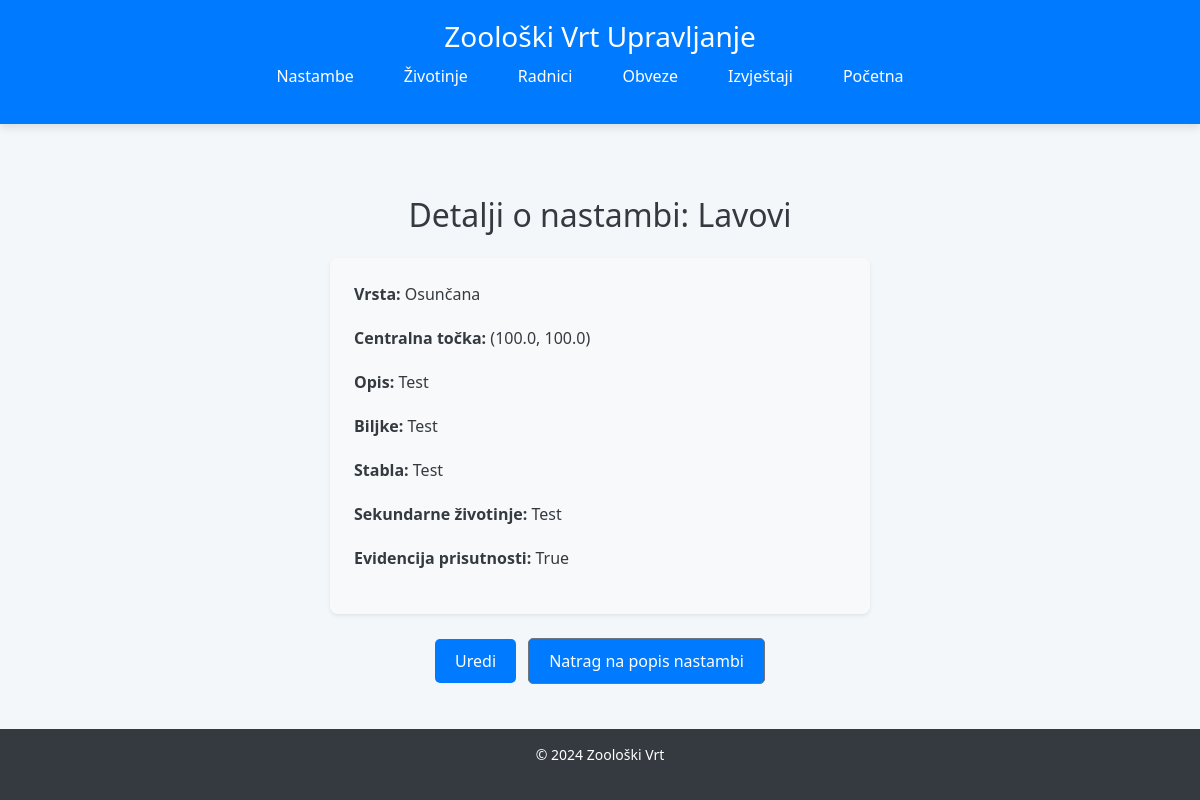
Page /zooloski/nastambe/3/ on the committed database.
### Zooloski/models.py (models this page shows, shortened)
class Nastamba(models.Model):
    class Meta:
        verbose_name = "Nastamba"
        verbose_name_plural = "Nastambe"
    BROJ_CHOICES = [
        ('Mračna', 'Mračna'),
        ('Grijana', 'Grijana'),
        ('Osunčana', 'Osunčana'),
    ]
    id = models.AutoField(primary_key=True)
    vrsta = models.CharField(max_length=50, choices=BROJ_CHOICES)
    ime = models.CharField(max_length=100, blank=True, null=True)  # Opcionalno
    centralna_tocka_lat = models.FloatField()  # Latitude kao decimalna vrijednost
    centralna_tocka_lng = models.FloatField()  # Longitude kao decimalna vrijednost
    opis = models.TextField(blank=True, null=True)  # Možeš koristiti opisni tekst umjesto geometrije
    biljke = models.TextField(blank=True, null=True)
    stabla = models.TextField(blank=True, null=True)
    sekundarne_zivotinje = models.TextField(blank=True, null=True)
    evidencija_prisutnosti = models.BooleanField(default=False)  # Prisutnost slučajno/namjerno
    je_aktivna = models.BooleanField(default=True)

### Zooloski/views.py (the view)
# urls.py: path('nastambe/<int:id>/', views.nastamba_detail, name='nastamba_detail'),  # Detaljan prikaz nastambe
def nastamba_detail(request, id):
    nastamba = get_object_or_404(Nastamba, id=id, je_aktivna=True)
    return render(request, 'nastamba_detail.html', {'nastamba': nastamba})

### Zooloski/templates/nastamba_detail.html (shortened to what this page needs)
{% extends 'base.html' %}
{% block content %}
<div class="container mt-5">
    <h2 class="text-center mb-4">Detalji o nastambi: {{ nastamba.ime }}</h2>
    <div class="card p-4 shadow-sm">
        <p><strong>Vrsta:</strong> {{ nastamba.vrsta }}</p>
        <p><strong>Centralna točka:</strong> ({{ nastamba.centralna_tocka_lat }}, {{ nastamba.centralna_tocka_lng }})</p>
        <p><strong>Opis:</strong> {{ nastamba.opis }}</p>
        <p><strong>Biljke:</strong> {{ nastamba.biljke }}</p>
        <p><strong>Stabla:</strong> {{ nastamba.stabla }}</p>
        <p><strong>Sekundarne životinje:</strong> {{ nastamba.sekundarne_zivotinje }}</p>
        <p><strong>Evidencija prisutnosti:</strong> {{ nastamba.evidencija_prisutnosti }}</p>
    </div>
    <div class="text-center mt-4">
        <a href="{% url 'nastamba_update' nastamba.id %}" class="btn btn-warning">Uredi</a>
        <a href="{% url 'nastamba_list' %}" class="btn btn-secondary ml-2">Natrag na popis nastambi</a>
    </div>
</div>
{% endblock %}

### Zooloski/templates/base.html (style rules this page uses)
html, body { height: 100%; font-family: 'Segoe UI', Tahoma, Geneva, Verdana, sans-serif; background-color: #f4f7fa; color: #343a40; }
body { display: flex; flex-direction: column; }
.container { max-width: 1140px; }
h1, p { margin-bottom: 20px; }
a.btn { background-color: #007bff; color: white; font-weight: 500; padding: 10px 20px; border-radius: 5px; text-decoration: none; transition: background-color 0.3s ease; }

### Zooloski/templates/nastamba_detail.html (style rules this page uses)
.container { max-width: 600px; margin: 0 auto; }
.card { background-color: #f8f9fa; border-radius: 8px; border: none; }
.btn-warning { background-color: #ffc107; color: white; border: none; padding: 10px 20px; font-size: 16px; }
.btn-secondary { padding: 10px 20px; font-size: 16px; color: white; }
.ml-2 { margin-left: 10px; }

### rows in the picture
Nastamba: ime "Lavovi", vrsta "Osunčana", centralna_tocka_lat "100.0", centralna_tocka_lng "100.0", opis "Test", biljke "Test", stabla "Test", sekundarne_zivotinje "Test", evidencija_prisutnosti "True"
